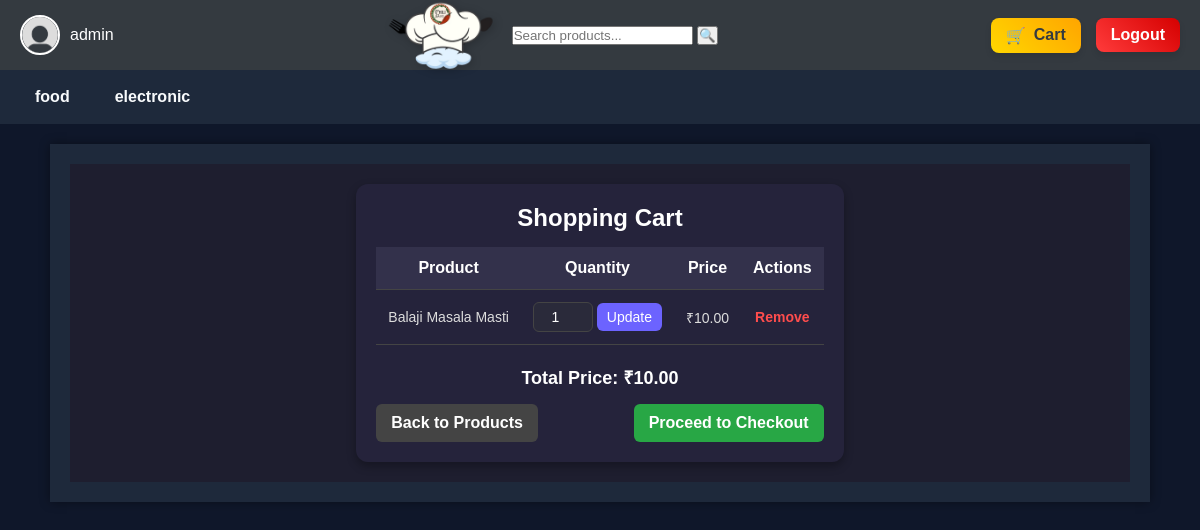
The app's page /cart/ (signed in), older data.
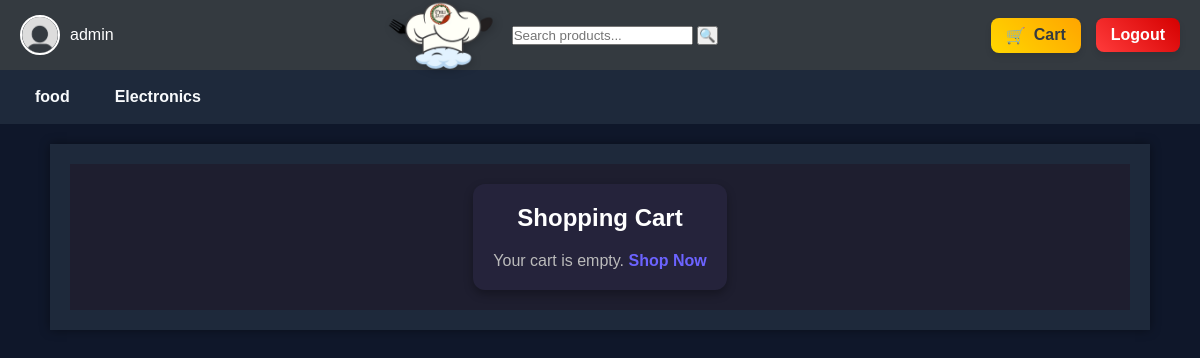
The same page, newer data.
### store/models.py (models this page shows, shortened)
class Category(models.Model):
    name = models.CharField(max_length=255, unique=True)
    created_at = models.DateTimeField(auto_now_add=True)
    slug = models.SlugField(unique=True, blank=True)

class Cart(models.Model):
    user = models.ForeignKey(User, on_delete=models.CASCADE)
    product = models.ForeignKey(Product, on_delete=models.CASCADE)
    quantity = models.PositiveIntegerField(default=1)

class Product(models.Model):
    name = models.CharField(max_length=200)
    category = models.ForeignKey(Category, on_delete=models.CASCADE, related_name="products")
    price = models.DecimalField(max_digits=10, decimal_places=2)
    description = models.TextField()
    image = models.ImageField(upload_to='products/')
    slug = models.SlugField(unique=True, blank=True)

### store/views.py (the view)
# urls.py: path('cart/', cart_view, name='cart'),
@login_required
def cart_view(request):
    cart_items = Cart.objects.filter(user=request.user)
    total_price = sum(item.product.price * item.quantity for item in cart_items)
    return render(request, 'store/cart.html', {'cart_items': cart_items, 'total_price': total_price})

### store/context_processor.py (called while the page is built)
def navbar_processor(request):
    return {
        'categories': Category.objects.all(),
        'navbar_links': NavbarLink.objects.all(),
    }

### store/templates/store/cart.html (shortened to what this page needs)
{% extends "store/base.html" %}
{% load static %}
{% block content %}
<div class="cart-container">
    <link rel="stylesheet" href="{% static 'css/cart.css' %}">
    <div class="cart-wrapper">
        <h2 class="cart-title">Shopping Cart</h2>
        {% if cart_items %}
            <table class="cart-table">
                <thead>
                    <tr>
                        <th>Product</th>
                        <th>Quantity</th>
                        <th>Price</th>
                        <th>Actions</th>
                    </tr>
                </thead>
                <tbody>
                    {% for item in cart_items %}
                        <tr>
                            <td>{{ item.product.name }}</td>
                            <td>
                                <form action="{% url 'update_cart' item.id %}" method="post">
                                    <input type="number" name="quantity" value="{{ item.quantity }}" min="1" class="cart-quantity-input">
                                    <button type="submit" class="cart-update-btn">Update</button>
                                </form>
                            </td>
                            <td>₹{{ item.product.price }}</td>
                            <td>
                                <a href="{% url 'remove_from_cart' item.id %}" class="cart-remove-btn">Remove</a>
                            </td>
                        </tr>
                    {% endfor %}
                </tbody>
            </table>
            <p class="cart-total"><strong>Total Price:</strong> ₹{{ total_price }}</p>
            <div class="cart-buttons">
                <a href="{% url 'product_list' %}" class="cart-back-btn">Back to Products</a>
                <a href="{% url 'checkout' %}" class="cart-checkout-btn">Proceed to Checkout</a>
            </div>
        {% else %}
            <p class="cart-empty">Your cart is empty. <a href="{% url 'product_list' %}">Shop Now</a></p>
        {% endif %}
    </div>
</div>
{% endblock %}

### store/templates/store/base.html (shortened to what this page needs)
<!DOCTYPE html>
<html lang="en">
<head>
    {% load static %}
    <link rel="stylesheet" href="{% static 'css/base.css' %}">
</head>
<body>
    <div class="store-container">
        <nav class="store-navbar">
            <div class="store-nav-left">
                {% if user.is_authenticated %}
                    <div class="store-profile">
                        <img src="{% static 'images/profile.png' %}" alt="Profile" class="store-profile-img">
                        <a href="{% url 'profile' %}" class="store-username">{{ user.username }}</a>
                    </div>
                {% endif %}
            </div>
            <div class="store-nav-center">
                <a href="{% if request.resolver_match.url_name == 'product_list' %}{% url 'dashboard' %}{% else %}{% url 'product_list' %}{% endif %}" class="store-logo-link">
                    <img src="{% static 'images/logo.png' %}" alt="Store Logo" class="store-logo-img">
                </a>
                <form method="GET" action="{% url 'search_results' %}" class="store-search-form">
                    <input type="text" name="q" placeholder="Search products..." required>
                    <button type="submit">🔍</button>
                </form>
            </div>
            <div class="store-nav-right">
                {% if user.is_authenticated %}
                    <a href="{% url 'cart' %}" class="store-cart-btn">
                        <span class="store-cart-icon">🛒</span> Cart
                    </a>
                    <form action="{% url 'logout' %}" method="post" class="store-logout-form">
                        <button type="submit" class="store-logout-btn">Logout</button>
                    </form>
                {% else %}
                    <a href="{% url 'signup' %}" class="store-auth-btn">Signup</a>
                    <a href="{% url 'login' %}" class="store-auth-btn">Login</a>
                {% endif %}
            </div>
        </nav>
        <nav class="store-secondary-navbar">
            <ul>
                {% for category in categories %}
                    <li><a href="{% url 'category_detail' category.slug %}">{{ category.name }}</a></li>
                {% endfor %}
            </ul>
        </nav>
        <div class="store-content">
            {% block content %}
            {% endblock %}
        </div>
    </div>
</body>
</html>

### store/static/css/base.css (style rules this page uses)
* { margin: 0; padding: 0; box-sizing: border-box; font-family: Arial, sans-serif; }
body { background-color: #0f172a; margin: 0; padding: 0; }
.store-container * { margin: 0 ; padding: 0; box-sizing: border-box; font-family: Arial, sans-serif; }
.store-container { background-color: #0f172a !important; }
.store-navbar { display: flex; justify-content: space-between; align-items: center; background-color: #343a40; padding: 10px 20px; color: white; height: 70px; }
.store-nav-left { display: flex; align-items: center; }
.store-profile { display: flex; align-items: center; }
.store-profile-img { width: 40px; height: 40px; border-radius: 50%; margin-right: 10px; border: 2px solid white; }
.store-username { font-size: 16px; color: white; text-decoration: none; }
.store-nav-center { display: flex; align-items: center; justify-content: center; flex-grow: 1; gap: 15px; }
.store-logo-link { display: inline-block; }
.store-logo-img { height: 110px; width: auto; max-width: 180px; object-fit: contain; filter: drop-shadow(2px 2px 4px rgba(0, 0, 0, 0.2)); }
.store-nav-right { display: flex; align-items: center; gap: 15px; }
.store-cart-btn { display: flex; align-items: center; justify-content: center; gap: 8px; background: linear-gradient(45deg, #FFD700, #FFA500); color: #343a40; font-size: 16px; font-weight: bold; padding: 8px 15px; border-radius: 8px; text-decoration: none; box-shadow: 0 4px 6px rgba(0, 0, 0, 0.1); transition: background 0.3s ease, transform 0.3s ease, box-shadow 0.3s ease; position: relative; overflow: hidden; }
.store-logout-form { display: inline-block; }
.store-logout-btn { display: flex; align-items: center; justify-content: center; gap: 8px; background: linear-gradient(45deg, #FF3B3B, #D50000); color: white; font-size: 16px; font-weight: bold; padding: 8px 15px; border-radius: 8px; text-decoration: none; box-shadow: 0 4px 6px rgba(0, 0, 0, 0.1); transition: background 0.3s ease, transform 0.3s ease, box-shadow 0.3s ease; border: none; cursor: pointer; }
.store-content { max-width: 1100px; margin: 20px auto; padding: 20px; background: #1e293b; color: #f8fafc; box-shadow: 0px 0px 10px rgba(0, 0, 0, 0.4); }
.store-secondary-navbar { background-color: #1e293b; padding: 10px 0; }
.store-secondary-navbar ul { list-style: none; display: flex; justify-content: flex-start; padding: 0; margin-left: 20px; gap: 15px; }
.store-secondary-navbar li { display: inline-block; }
.store-secondary-navbar a { display: inline-block; padding: 8px 15px; color: #f8fafc; text-decoration: none; font-size: 16px; font-weight: bold; transition: color 0.3s ease, background 0.3s ease, transform 0.3s ease; border-radius: 5px; }

### store/static/css/cart.css (style rules this page uses)
.cart-container * { margin: 0; padding: 0; box-sizing: border-box; }
.cart-container { background-color: #1e1e2f; color: #ffffff; font-family: Arial, sans-serif; display: flex; justify-content: center; align-items: center; padding: 20px; }
.cart-wrapper { width: auto; max-width: 800px; background-color: #25233b; padding: 20px; border-radius: 12px; box-shadow: 0 4px 10px rgba(0, 0, 0, 0.3); text-align: center; display: inline-block; animation: slideInFromRight 0.5s ease-out; }
.cart-title { font-size: 24px; font-weight: bold; margin-bottom: 15px; color: #ffffff; }
.cart-empty { font-size: 16px; color: #bbb; margin-top: 20px; }
.cart-empty a { color: #6c63ff; text-decoration: none; font-weight: bold; }

Row changes from the older to the newer data that the page shows:
removed Category: name "electronic"
removed Cart: product.name "Balaji Masala Masti", quantity "1", product.price "10.00"
added Category: name "Electronics"
Text that changed along with them:
{{ total_price }}: "10.00" → (not shown)
text no longer shown: "Product Quantity Price Actions Total Price: ₹ Back to Products Proceed to Checkout"
text now shown: "Your cart is empty. Shop Now"
